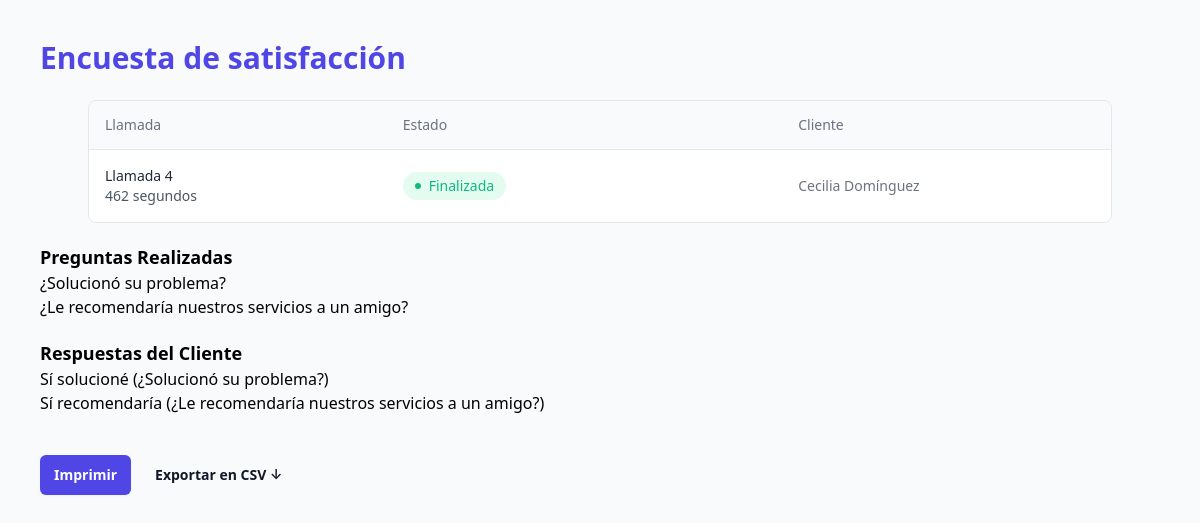
Page /4/ on the committed database.
### encuestas/models.py (models this page shows, shortened)
class Encuesta(models.Model):
    fechaFinVigencia = models.DateField(default=datetime.now)
    descripcion = models.CharField(max_length=100, default="Sin descripcion")
    pregunta = models.ManyToManyField(Pregunta, related_name='encuesta', default="None")

class Llamada(models.Model):
    duracion = models.IntegerField(default = 0)
    descripcionOperador = models.CharField(max_length = 200, default = "Sin descripcion")
    detalleAccionRequerida = models.CharField(max_length = 200, default = "Sin detalle")
    encuestaEnviada = models.BooleanField(default = False)
    observacionAuditor = models.CharField(max_length=200, default = "Sin observacion")
    respuestasDeEncuesta = models.ManyToManyField("RespuestaDeCliente", related_name = 'llamada', default=None, blank=True)
    cliente = models.ForeignKey("Cliente", on_delete = models.CASCADE, related_name = 'llamada', default=None)
    def determinarUltimoEstado(self):
        ultimo_cambio_estado = CambioEstado.objects.filter(llamada=self).order_by('-fechaHoraInicio').first()
        if ultimo_cambio_estado:
            return ultimo_cambio_estado.estado
        else:
            return None

class CambioEstado(models.Model):
    fechaHoraInicio = models.DateTimeField(default=datetime.now)
    estado = models.ForeignKey(Estado, on_delete=models.CASCADE, related_name='cambioEstado', default=1)
    llamada = models.ForeignKey("Llamada", on_delete=models.CASCADE, related_name='cambioEstado', default=None)

class Estado(models.Model):
    nombre = models.CharField(max_length=50, default="Sin nombre")
    def __str__(self):
        return f"{self.nombre}"

class Cliente(models.Model):
    dni = models.CharField(max_length=10)
    nombreCompleto = models.CharField(max_length=100)
    nroCelular = models.CharField(max_length=15)
    def __str__(self):
        return f"{self.nombreCompleto}"

class Pregunta(models.Model):
    pregunta = models.CharField(max_length=100, default="Sin descripcion")
    respuestas = models.ManyToManyField(RespuestaPosible,related_name='pregunta', default=None)
    def getDescripcion(self):
        return self.pregunta

class RespuestaDeCliente(models.Model):
    respuestasDeEncuesta = models.ForeignKey("RespuestaPosible", on_delete=models.CASCADE, related_name='respuestaDeCliente', default=None)
    fechaEncuesta = models.DateField()
    pregunta = models.ForeignKey("Pregunta", on_delete=models.CASCADE, related_name='respuestasDeCliente', default=None)
    encuesta = models.ForeignKey("Encuesta", on_delete=models.CASCADE, related_name='respuestasDeCliente', default=None)

class RespuestaPosible(models.Model):
    descripcion = models.CharField(max_length=100, default="Sin descripcion")
    valor = models.IntegerField(default=0)
    def getDescripcionRta(self):
        return self.descripcion

### encuestas/views.py (the view, shortened to what this page needs)
# urls.py: path("<int:pk>/", views.detail, name="detail"),
def detail(request, pk):
    llamada_instance = get_object_or_404(Llamada, pk=pk)
    encuesta_instance = get_object_or_404(Encuesta, pk=1)
    context = {
        'llamada': llamada_instance,
        'encuesta': encuesta_instance,
    }
    return render(request, 'encuestas/detail.html', context)

### encuestas/templates/encuestas/detail.html
{% extends 'base.html' %}
{% block content %}
    <h1 class="text-3xl font-bold text-indigo-600"> {{encuesta.descripcion}}</h1>
    <section class="container mx-auto">
        <div class="flex flex-col mt-6">
            <div class="-mx-4 -my-2 overflow-x-auto sm:-mx-6 lg:-mx-8">
                <div class="inline-block w-full py-2 align-middle md:px-6 lg:px-8">
                    <div class="overflow-hidden border border-gray-200  md:rounded-lg">
                        <table class="min-w-full divide-y divide-gray-200 ">
                            <thead class="bg-gray-50 ">
                                <tr>
                                    <th scope="col" class="py-3.5 px-4 text-sm font-normal text-left rtl:text-right text-gray-500 ">
                                        <div class="flex items-center gap-x-3">
                                            <span>Llamada</span>
                                        </div>
                                    </th>
                                    <th scope="col" class="px-12 py-3.5 text-sm font-normal text-left rtl:text-right text-gray-500 ">
                                            <span>Estado</span>
                                    </th>
                                    <th scope="col" class="px-4 py-3.5 text-sm font-normal text-left rtl:text-right text-gray-500 ">Cliente</th>
                                </tr>
                            </thead>
                            <tbody class="bg-white divide-y divide-gray-200  ">
                                <tr>
                                    <td class="px-4 py-4 text-sm font-medium text-gray-700 whitespace-nowrap">
                                        <div class="inline-flex items-center gap-x-3">
                                            <div class="flex items-center gap-x-2">
                                                <div>
                                                    <h2 class="font-medium text-gray-800  ">Llamada {{llamada.id}} </h2>
                                                    <p class="text-sm font-normal text-gray-600 ">{{ llamada.duracion }} segundos </p>
                                                </div>
                                            </div>
                                        </div>
                                    </td>
                                    <td class="px-12 py-4 text-sm font-medium text-gray-700 whitespace-nowrap">
                                        <div class="inline-flex items-center px-3 py-1 rounded-full gap-x-2 bg-emerald-100/60 ">
                                            <span class="h-1.5 w-1.5 rounded-full bg-emerald-500"></span>
                                            <h2 class="text-sm font-normal text-emerald-500">{{llamada.determinarUltimoEstado}}</h2>
                                        </div>
                                    </td>
                                    <td class="px-4 py-4 text-sm text-gray-500  whitespace-nowrap"> {{llamada.cliente}} </td>
                                </tr>
                            </tbody>
                        </table>
                    </div>
                </div>
            </div>
        </div>
    </section>
    <ul class=" max-w-xl">
        <h3 class="text-lg font-bold mt-5">Preguntas Realizadas</h3>
        {% for pregunta in encuesta.pregunta.all %}
            <li>{{ pregunta.pregunta }}</li>
        {% endfor %}
        <h3 class="text-lg font-bold mt-5">Respuestas del Cliente</h3>
        {% for respuesta in llamada.respuestasDeEncuesta.all %}
            <li>{{ respuesta.respuestasDeEncuesta.getDescripcionRta }} ({{ respuesta.pregunta.getDescripcion }})</li>
        {% endfor %}
    <div class="mt-10 flex items-center justify-start gap-x-6">
        <a href="javascript:window.print()" class="rounded-md bg-indigo-600 px-3.5 py-2.5 text-sm font-semibold text-white shadow-sm hover:bg-indigo-500 focus-visible:outline focus-visible:outline-2 focus-visible:outline-offset-2 focus-visible:outline-indigo-600">Imprimir</a>
        <a href="?export_csv=1" class="text-sm font-semibold leading-6 text-gray-900 transition hover:underline hover:text-indigo-900">Exportar en CSV <span aria-hidden="true">↓</span></a>
    </div>
{% endblock %}

### rows in the picture
Encuesta: descripcion "Encuesta de satisfacción"
Llamada: id "4", duracion "462", determinarUltimoEstado "Finalizada", cliente "Cecilia Domínguez"
Pregunta: pregunta "¿Solucionó su problema?"
Pregunta: pregunta "¿Le recomendaría nuestros servicios a un amigo?"
RespuestaDeCliente: respuestasDeEncuesta.getDescripcionRta "Sí solucioné", pregunta.getDescripcion "¿Solucionó su problema?"
RespuestaDeCliente: respuestasDeEncuesta.getDescripcionRta "Sí recomendaría", pregunta.getDescripcion "¿Le recomendaría nuestros servicios a un amigo?"
